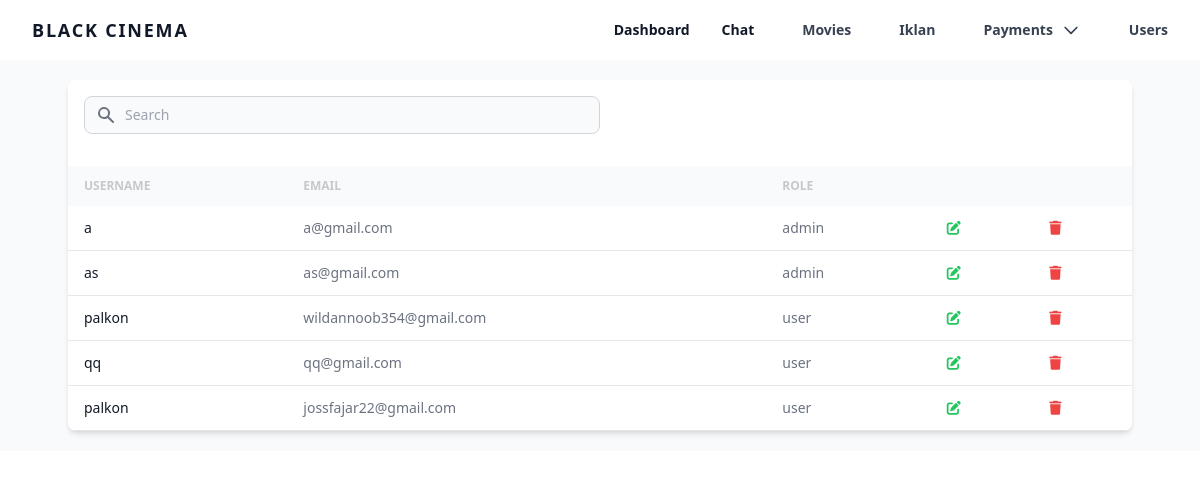
The page /app/admin/users (signed in) on the database as committed earlier.
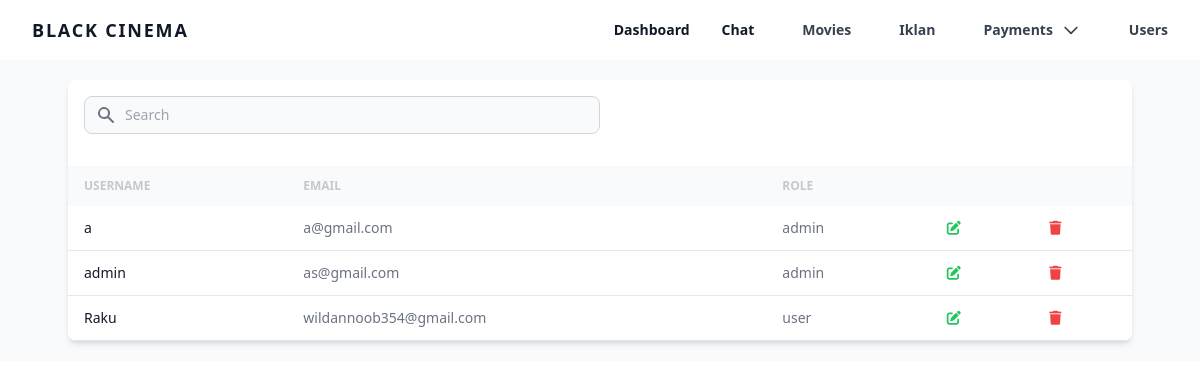
The same page on the database as committed later.
### tables this page shows
CREATE TABLE `user` (
  `user_id` int NOT NULL,
  `user_username` varchar(255) DEFAULT NULL,
  `user_email` varchar(255) DEFAULT NULL,
  `user_password` varchar(255) DEFAULT NULL,
  `emailVerified` datetime DEFAULT NULL,
  `user_image` varchar(255) DEFAULT NULL,
  `user_telepon` varchar(255) DEFAULT NULL,
  `user_role` varchar(255) DEFAULT NULL,
  `createdAt` datetime DEFAULT CURRENT_TIMESTAMP,
  `updatedAt` datetime DEFAULT NULL ON UPDATE CURRENT_TIMESTAMP
);

### app/admin/pages/views/users.php (the view, shortened to what this page needs)
<?php
include "../../config/conn.php";
$query = mysqli_query($conn, "SELECT * FROM user");
?>
<section class="bg-gray-50 dark:bg-black p-3 sm:p-5">
    <div class="mx-auto max-w-screen-xl px-4 lg:px-12">
        <div class="bg-white dark:bg-white/10 relative shadow-md sm:rounded-lg overflow-hidden">
            <div class="flex flex-col md:flex-row items-center justify-between space-y-3 md:space-y-0 md:space-x-4 p-4">
                <div class="w-full md:w-1/2">
                    <form class="flex items-center">
                        <div class="relative w-full">
                            <div class="absolute inset-y-0 left-0 flex items-center pl-3 pointer-events-none">
                            </div>
                            <input type="text" id="simple-search" class="bg-gray-50 border border-gray-300 text-gray-900 text-sm rounded-lg focus:ring-gray-500 focus:border-gray-500 block w-full pl-10 p-2 dark:bg-black/20 dark:border-gray-600 dark:placeholder-gray-400 dark:text-white dark:focus:ring-gray-500 dark:focus:border-gray-500" placeholder="Search" required="">
                        </div>
                    </form>
                </div>
            </div>
            <div class="overflow-x-auto">
                <table class="w-full text-sm text-left text-gray-500 dark:text-gray-400">
                    <thead class="text-xs text-black/20 uppercase bg-gray-50 dark:bg-black/20 dark:text-gray-400">
                        <tr>
                            <th scope="col" class="px-4 py-3">Username</th>
                            <th scope="col" class="px-4 py-3">Email</th>
                            <th scope="col" class="px-4 py-3">Role</th>
                            <th scope="col" colspan="2" class="px-4 py-3">
                            </th>
                        </tr>
                    </thead>
                    <tbody id="paymentList">
                        <?php
                        while ($row = mysqli_fetch_assoc($query)) {
                        ?>
                            <tr class="border-b dark:border-black/20">
                                <th scope="row" class="px-4 py-3 font-medium text-gray-900 whitespace-nowrap dark:text-white">
                                    <?= $row['user_username']; ?></th>
                                <td class="px-4 py-3"><span><?= $row['user_email']; ?></span></td>
                                <td class="px-4 py-3"><span><?= $row['user_role']; ?></span></td>
                                <td class="px-4 py-3">
                                    <a href="edit_user?user_id=<?= $row['user_id']; ?>" class="text-green-600 hover:text-green-800">
                                        <i class="fa-solid fa-pen-to-square text-green-500"></i>
                                    </a>
                                </td>
                                <td class="px-4 py-3">
                                    <button class="text-red-600 hover:text-red-800" onclick="deleteUser(<?= $row['user_id']; ?>)"><i class="fa-solid fa-trash text-red-500"></i></button>
                                </td>
                            </tr>
                        <?php } ?>
                    </tbody>
                </table>
            </div>
        </div>
    </div>
</section>

### app/admin/home.php (shortened to what this page needs)
<html>
<head>
    <link rel="stylesheet" href="../../style/globals.css">
    <link rel="stylesheet" href="https://cdnjs.cloudflare.com/ajax/libs/font-awesome/6.5.2/css/all.min.css">
    <link rel="stylesheet" href="https://cdn.jsdelivr.net/npm/daterangepicker/daterangepicker.css">
</head>
<body class="bg-white text-black dark:bg-black dark:text-white">
    <div>
        <?php include "pages/navbar.php"; ?>
        <?php include "pages/content.php"; ?>
    </div>
    <script src="https://cdn.tailwindcss.com"></script>
</body>
</html>

### app/admin/pages/navbar.php (shortened to what this page needs)
<div class="w-full text-gray-700 bg-white dark:text-gray-200 dark:bg-white/10">
    <div class="flex flex-row justify-between px-4 w-full md:flex-row md:items-center md:justify-between md:px-4">
        <div class="p-4 flex flex-row items-center justify-between">
            <a href="home.php" class="text-lg font-semibold tracking-widest text-gray-900 uppercase rounded-lg dark:text-white focus:outline-none focus:shadow-outline">Black Cinema</a>
        </div>
        <nav id="mobileMenu" class="flex-col flex-grow pb-4 md:pb-0 hidden md:flex md:justify-end md:flex-row">
            <a id="dashboardLink" class="nav-link px-4 py-2 mt-2 text-sm font-semibold text-gray-900 rounded-lg dark:text-white dark:hover:bg-gray-600 dark:focus:bg-gray-600 dark:focus:text-white dark:hover:text-white dark:text-gray-200 md:mt-0 hover:text-gray-900 focus:text-gray-900 hover:bg-gray-200 focus:bg-gray-200 focus:outline-none focus:shadow-outline" href="dashboard">
                Dashboard
            </a>
            <a id="dashboardLink" class="nav-link px-4 py-2 mt-2 text-sm font-semibold text-gray-900 rounded-lg dark:text-white dark:hover:bg-gray-600 dark:focus:bg-gray-600 dark:focus:text-white dark:hover:text-white dark:text-gray-200 md:mt-0 hover:text-gray-900 focus:text-gray-900 hover:bg-gray-200 focus:bg-gray-200 focus:outline-none focus:shadow-outline" href="chat">
                Chat
            </a>
            <a id="moviesLink" class="nav-link px-4 py-2 mt-2 text-sm font-semibold bg-transparent rounded-lg dark:bg-transparent dark:hover:bg-gray-600 dark:focus:bg-gray-600 dark:focus:text-white dark:hover:text-white dark:text-gray-200 md:mt-0 md:ml-4 hover:text-gray-900 focus:text-gray-900 hover:bg-gray-200 focus:bg-gray-200 focus:outline-none focus:shadow-outline" href="movies">
                Movies
            </a>
            <a id="advertisement" class="nav-link px-4 py-2 mt-2 text-sm font-semibold bg-transparent rounded-lg dark:bg-transparent dark:hover:bg-gray-600 dark:focus:bg-gray-600 dark:focus:text-white dark:hover:text-white dark:text-gray-200 md:mt-0 md:ml-4 hover:text-gray-900 focus:text-gray-900 hover:bg-gray-200 focus:bg-gray-200 focus:outline-none focus:shadow-outline" href="advertisement">
                Iklan
            </a>
            <button id="paymentsLink" class="nav-link flex flex-row w-auto px-4 py-2 mt-2 text-sm font-semibold bg-transparent rounded-lg dark:bg-transparent dark:hover:bg-gray-600 dark:focus:bg-gray-600 dark:focus:text-white dark:hover:text-white dark:text-gray-200 md:mt-0 md:ml-4 hover:text-gray-900 focus:text-gray-900 hover:bg-gray-200 focus:bg-gray-200 focus:outline-none focus:shadow-outline">
                <span>Payments</span>
                <svg class="h-5 w-5 ml-2" fill="none" viewBox="0 0 24 24" stroke="currentColor">
                    <path stroke-linecap="round" stroke-linejoin="round" stroke-width="2" d="M19 9l-7 7-7-7"></path>
                </svg>
            </button>
            <a id="usersLink" class="nav-link px-4 py-2 mt-2 text-sm font-semibold bg-transparent rounded-lg dark:bg-transparent dark:hover:bg-gray-600 dark:focus:bg-gray-600 dark:focus:text-white dark:hover:text-white dark:text-gray-200 md:mt-0 md:ml-4 hover:text-gray-900 focus:text-gray-900 hover:bg-gray-200 focus:bg-gray-200 focus:outline-none focus:shadow-outline" href="users">
                Users
            </a>
        </nav>
    </div>
</div>

### app/admin/pages/content.php
<?php
if (!empty($_GET["module"])) {
    include_once($_GET["module"] . ".php");
} else {
    include "dashboard.php";
}

Rows that differ between the two databases and show on the page:
removed user: user_username "qq", user_email "qq@gmail.com", user_role "user"
removed user: user_username "palkon", user_email "jossfajar22@gmail.com", user_role "user"
changed user "as@gmail.com": user_username "as" → "admin"
changed user "wildannoob354@gmail.com": user_username "palkon" → "Raku"
